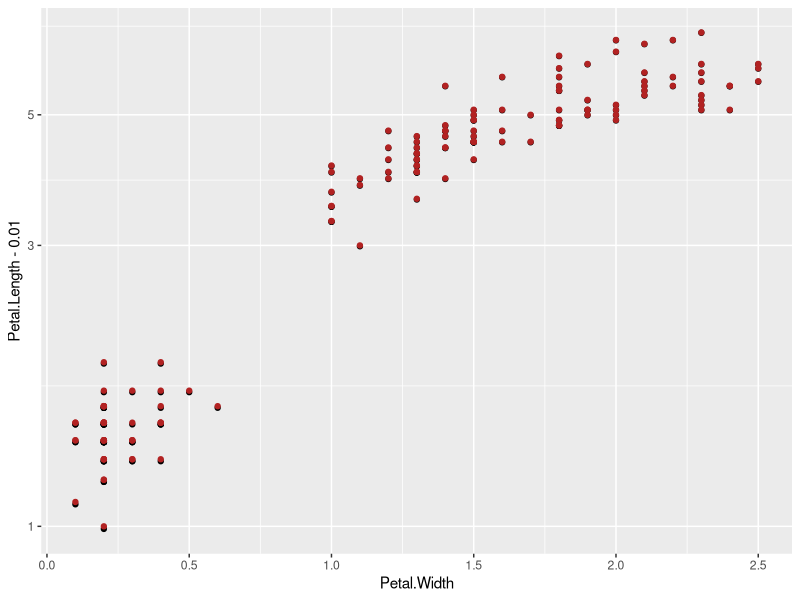

The R script that drew this image:
## ---- chunk 1
knitr::opts_chunk$set(
	echo = TRUE,
	message = FALSE,
	warning = FALSE
)
library("ggplot2")
library("dplyr")
## ---- chunk 2
p <- ggplot(iris) + 
  geom_point(aes(x = Petal.Width, y = Petal.Length -.01)) + 
  geom_point(aes(x = Petal.Width, y = Petal.Length), color = "firebrick") +
  scale_y_log10() 

p
## ---- chunk 3
# get_data_default <- function
purrr::pluck(p, "data") %>% head()
## ---- chunk 4
purrr::pluck(p, "layers", 1, "data") %>% head()
## ---- chunk 5
purrr::pluck(p, "layers", 1, "data", .default = purrr::pluck(p, "data")) %>% head()
## ---- chunk 6
loc <- purrr::detect_index(p$data, is.factor)
purrr::pluck(p, "data", loc, levels)
## ---- chunk 7
#get_class <- purrr::attr_getter("class")
purrr::pluck(p, "layers", 1, "geom", class)
## ---- chunk 8
#get_class <- purrr::attr_getter("class")
get_geom_class <- function(index){
  purrr::pluck(p, "layers", index, "geom", class)
}
## ---- chunk 9
get_geom_class(1)
get_geom_class(2)
## ---- chunk 10
#get_names <- purrr::attr_getter("names")
purrr::pluck(p, "layers", 1, "mapping", names)
## ---- chunk 11
purrr::pluck(p, "layers", 1, "mapping", 1, rlang::get_expr)
purrr::pluck(p, "layers", 1, "mapping", 2, rlang::get_expr)
## ---- chunk 12
purrr::pluck(p, "layers", 1, "mapping", "x", rlang::get_expr)
# Or if it should be quoted:
purrr::pluck(p, "layers", 1, "mapping", "x", rlang::quo_name)
## ---- chunk 13
p$scales$scales[[1]]$aesthetics
## ---- chunk 14
purrr::pluck(p, "scales", "scales", 1, "aesthetics")
## ---- chunk 15
class(p$scales$scales[[1]])
## ---- chunk 16
purrr::pluck(p, "scales", "scales", 1, class)
## ---- chunk 17
str(p$scales$scales[[1]]$trans)
## ---- chunk 18
p$scales$scales[[1]]$trans$transform
tran_env <- rlang::env_print(p$scales$scales[[1]]$trans$transform)
tran_env$base
rlang::fn_env(p$scales$scales[[1]]$trans$transform)$base
